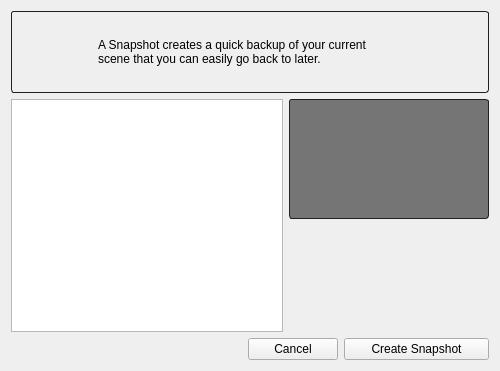
<?xml version="1.0" encoding="UTF-8"?>
<ui version="4.0">
 <class>SnapshotForm</class>
 <widget class="QWidget" name="SnapshotForm">
  <property name="geometry">
   <rect>
    <x>0</x>
    <y>0</y>
    <width>500</width>
    <height>371</height>
   </rect>
  </property>
  <property name="windowTitle">
   <string>Form</string>
  </property>
  <layout class="QVBoxLayout" name="verticalLayout" stretch="0">
   <item>
    <widget class="QStackedWidget" name="page_stack">
     <property name="currentIndex">
      <number>0</number>
     </property>
     <widget class="QWidget" name="snapshot_page">
      <layout class="QVBoxLayout" name="verticalLayout_2">
       <property name="margin">
        <number>0</number>
       </property>
       <item>
        <widget class="QFrame" name="header_frame">
         <property name="styleSheet">
          <string notr="true">#header_frame {
border-style: solid;
border-radius: 3;
border-width: 1;
border-color: rgb(32,32,32);
}</string>
         </property>
         <property name="frameShape">
          <enum>QFrame::StyledPanel</enum>
         </property>
         <property name="frameShadow">
          <enum>QFrame::Raised</enum>
         </property>
         <layout class="QHBoxLayout" name="horizontalLayout_2">
          <property name="margin">
           <number>0</number>
          </property>
          <item>
           <widget class="QLabel" name="label_2">
            <property name="minimumSize">
             <size>
              <width>80</width>
              <height>80</height>
             </size>
            </property>
            <property name="maximumSize">
             <size>
              <width>80</width>
              <height>80</height>
             </size>
            </property>
            <property name="text">
             <string/>
            </property>
            <property name="pixmap">
             <pixmap resource="resources.qrc">:/res/clock.png</pixmap>
            </property>
            <property name="scaledContents">
             <bool>true</bool>
            </property>
           </widget>
          </item>
          <item>
           <widget class="QLabel" name="label">
            <property name="text">
             <string>A Snapshot creates a quick backup of your current
scene that you can easily go back to later.</string>
            </property>
           </widget>
          </item>
         </layout>
        </widget>
       </item>
       <item>
        <layout class="QHBoxLayout" name="horizontalLayout_4">
         <item>
          <widget class="QTextEdit" name="comment_edit">
           <property name="minimumSize">
            <size>
             <width>0</width>
             <height>0</height>
            </size>
           </property>
           <property name="maximumSize">
            <size>
             <width>16777215</width>
             <height>16777215</height>
            </size>
           </property>
          </widget>
         </item>
         <item>
          <layout class="QVBoxLayout" name="verticalLayout_3" stretch="0,1">
           <item>
            <widget class="QFrame" name="thumbnail_frame">
             <property name="minimumSize">
              <size>
               <width>200</width>
               <height>120</height>
              </size>
             </property>
             <property name="maximumSize">
              <size>
               <width>200</width>
               <height>120</height>
              </size>
             </property>
             <property name="styleSheet">
              <string notr="true">#thumbnail_frame {
border-style: solid;
border-color: rgb(32,32,32);
border-width: 1px;
border-radius: 3px;
background: rgb(117,117,117);
}</string>
             </property>
             <property name="frameShape">
              <enum>QFrame::StyledPanel</enum>
             </property>
             <property name="frameShadow">
              <enum>QFrame::Raised</enum>
             </property>
             <layout class="QHBoxLayout" name="horizontalLayout_3">
              <property name="margin">
               <number>0</number>
              </property>
              <item>
               <widget class="ThumbnailWidget" name="thumbnail_widget" native="true">
                <property name="minimumSize">
                 <size>
                  <width>0</width>
                  <height>0</height>
                 </size>
                </property>
                <property name="maximumSize">
                 <size>
                  <width>16777215</width>
                  <height>16777215</height>
                 </size>
                </property>
                <property name="styleSheet">
                 <string notr="true"/>
                </property>
               </widget>
              </item>
             </layout>
            </widget>
           </item>
           <item>
            <spacer name="verticalSpacer">
             <property name="orientation">
              <enum>Qt::Vertical</enum>
             </property>
             <property name="sizeHint" stdset="0">
              <size>
               <width>20</width>
               <height>40</height>
              </size>
             </property>
            </spacer>
           </item>
          </layout>
         </item>
        </layout>
       </item>
       <item>
        <layout class="QHBoxLayout" name="horizontalLayout_5">
         <item>
          <spacer name="horizontalSpacer">
           <property name="orientation">
            <enum>Qt::Horizontal</enum>
           </property>
           <property name="sizeHint" stdset="0">
            <size>
             <width>40</width>
             <height>20</height>
            </size>
           </property>
          </spacer>
         </item>
         <item>
          <widget class="QPushButton" name="cancel_btn">
           <property name="minimumSize">
            <size>
             <width>90</width>
             <height>0</height>
            </size>
           </property>
           <property name="text">
            <string>Cancel</string>
           </property>
          </widget>
         </item>
         <item>
          <widget class="QPushButton" name="snapshot_btn">
           <property name="minimumSize">
            <size>
             <width>145</width>
             <height>0</height>
            </size>
           </property>
           <property name="text">
            <string>Create Snapshot</string>
           </property>
          </widget>
         </item>
        </layout>
       </item>
      </layout>
     </widget>
     <widget class="QWidget" name="status_page">
      <layout class="QVBoxLayout" name="verticalLayout_5">
       <property name="margin">
        <number>0</number>
       </property>
       <item>
        <spacer name="verticalSpacer_5">
         <property name="orientation">
          <enum>Qt::Vertical</enum>
         </property>
         <property name="sizeHint" stdset="0">
          <size>
           <width>20</width>
           <height>61</height>
          </size>
         </property>
        </spacer>
       </item>
       <item>
        <layout class="QHBoxLayout" name="horizontalLayout_8">
         <item>
          <spacer name="horizontalSpacer_4">
           <property name="orientation">
            <enum>Qt::Horizontal</enum>
           </property>
           <property name="sizeHint" stdset="0">
            <size>
             <width>40</width>
             <height>20</height>
            </size>
           </property>
          </spacer>
         </item>
         <item>
          <layout class="QVBoxLayout" name="verticalLayout_4">
           <item>
            <widget class="QLabel" name="status_icon">
             <property name="minimumSize">
              <size>
               <width>80</width>
               <height>80</height>
              </size>
             </property>
             <property name="maximumSize">
              <size>
               <width>80</width>
               <height>80</height>
              </size>
             </property>
             <property name="text">
              <string/>
             </property>
             <property name="pixmap">
              <pixmap resource="resources.qrc">:/res/success.png</pixmap>
             </property>
             <property name="scaledContents">
              <bool>true</bool>
             </property>
            </widget>
           </item>
           <item>
            <spacer name="verticalSpacer_3">
             <property name="orientation">
              <enum>Qt::Vertical</enum>
             </property>
             <property name="sizeHint" stdset="0">
              <size>
               <width>20</width>
               <height>40</height>
              </size>
             </property>
            </spacer>
           </item>
          </layout>
         </item>
         <item>
          <layout class="QVBoxLayout" name="verticalLayout_6" stretch="0,0,0,0">
           <property name="spacing">
            <number>-1</number>
           </property>
           <property name="leftMargin">
            <number>0</number>
           </property>
           <item>
            <widget class="QLabel" name="status_title">
             <property name="styleSheet">
              <string notr="true">#status_title {
font-size: 24px;
}</string>
             </property>
             <property name="text">
              <string>Success!</string>
             </property>
            </widget>
           </item>
           <item>
            <widget class="QLabel" name="status_details">
             <property name="text">
              <string>Snapshot Successfully Created.</string>
             </property>
             <property name="alignment">
              <set>Qt::AlignLeading|Qt::AlignLeft|Qt::AlignTop</set>
             </property>
             <property name="wordWrap">
              <bool>false</bool>
             </property>
            </widget>
           </item>
           <item>
            <layout class="QHBoxLayout" name="horizontalLayout_7" stretch="0,1">
             <item>
              <widget class="QPushButton" name="history_btn">
               <property name="text">
                <string>View Snapshot History...</string>
               </property>
              </widget>
             </item>
             <item>
              <spacer name="horizontalSpacer_2">
               <property name="orientation">
                <enum>Qt::Horizontal</enum>
               </property>
               <property name="sizeHint" stdset="0">
                <size>
                 <width>40</width>
                 <height>20</height>
                </size>
               </property>
              </spacer>
             </item>
            </layout>
           </item>
           <item>
            <spacer name="verticalSpacer_4">
             <property name="orientation">
              <enum>Qt::Vertical</enum>
             </property>
             <property name="sizeHint" stdset="0">
              <size>
               <width>20</width>
               <height>40</height>
              </size>
             </property>
            </spacer>
           </item>
          </layout>
         </item>
         <item>
          <spacer name="horizontalSpacer_5">
           <property name="orientation">
            <enum>Qt::Horizontal</enum>
           </property>
           <property name="sizeHint" stdset="0">
            <size>
             <width>40</width>
             <height>20</height>
            </size>
           </property>
          </spacer>
         </item>
        </layout>
       </item>
       <item>
        <spacer name="verticalSpacer_6">
         <property name="orientation">
          <enum>Qt::Vertical</enum>
         </property>
         <property name="sizeHint" stdset="0">
          <size>
           <width>20</width>
           <height>61</height>
          </size>
         </property>
        </spacer>
       </item>
       <item>
        <layout class="QHBoxLayout" name="horizontalLayout_6">
         <item>
          <spacer name="horizontalSpacer_3">
           <property name="orientation">
            <enum>Qt::Horizontal</enum>
           </property>
           <property name="sizeHint" stdset="0">
            <size>
             <width>40</width>
             <height>20</height>
            </size>
           </property>
          </spacer>
         </item>
         <item>
          <widget class="QPushButton" name="close_btn">
           <property name="minimumSize">
            <size>
             <width>80</width>
             <height>0</height>
            </size>
           </property>
           <property name="text">
            <string>Close</string>
           </property>
          </widget>
         </item>
        </layout>
       </item>
      </layout>
     </widget>
    </widget>
   </item>
  </layout>
 </widget>
 <customwidgets>
  <customwidget>
   <class>ThumbnailWidget</class>
   <extends>QWidget</extends>
   <header>..snapshot_form</header>
   <container>1</container>
  </customwidget>
 </customwidgets>
 <resources>
  <include location="resources.qrc"/>
  <include location="resources.qrc"/>
 </resources>
 <connections/>
</ui>
